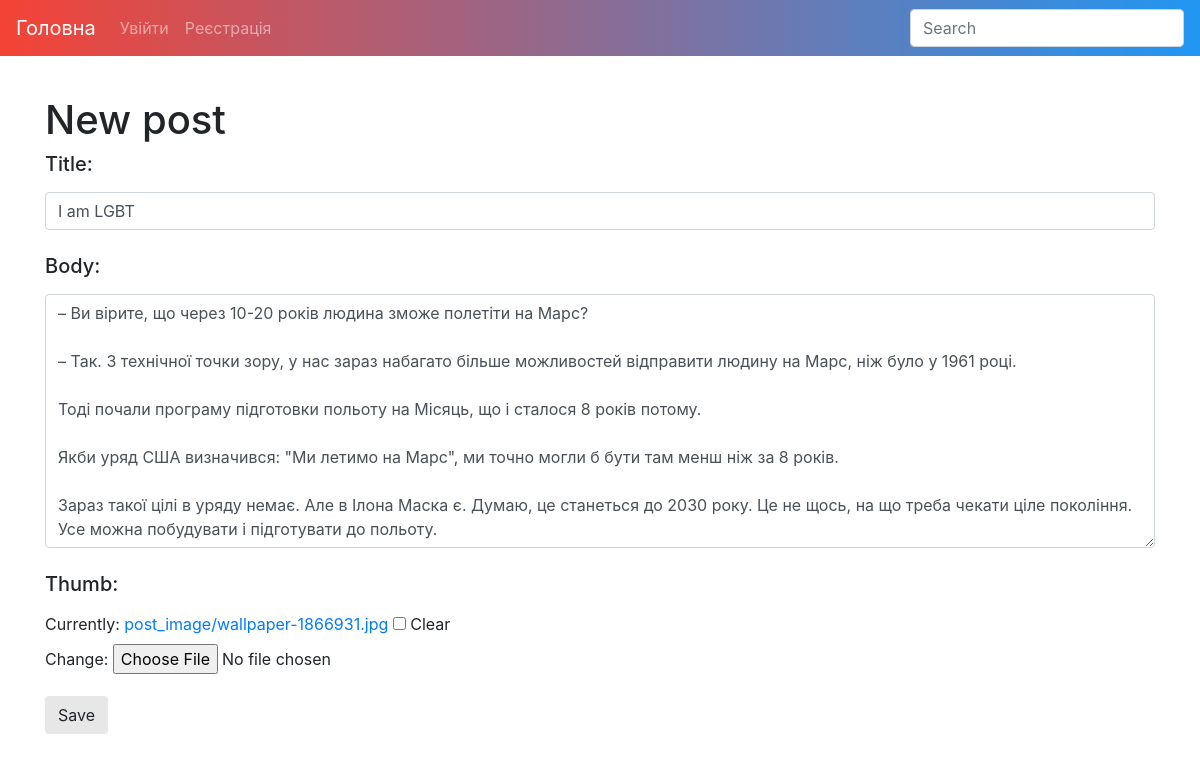
Before: /edit/post/25/ with the older database file.
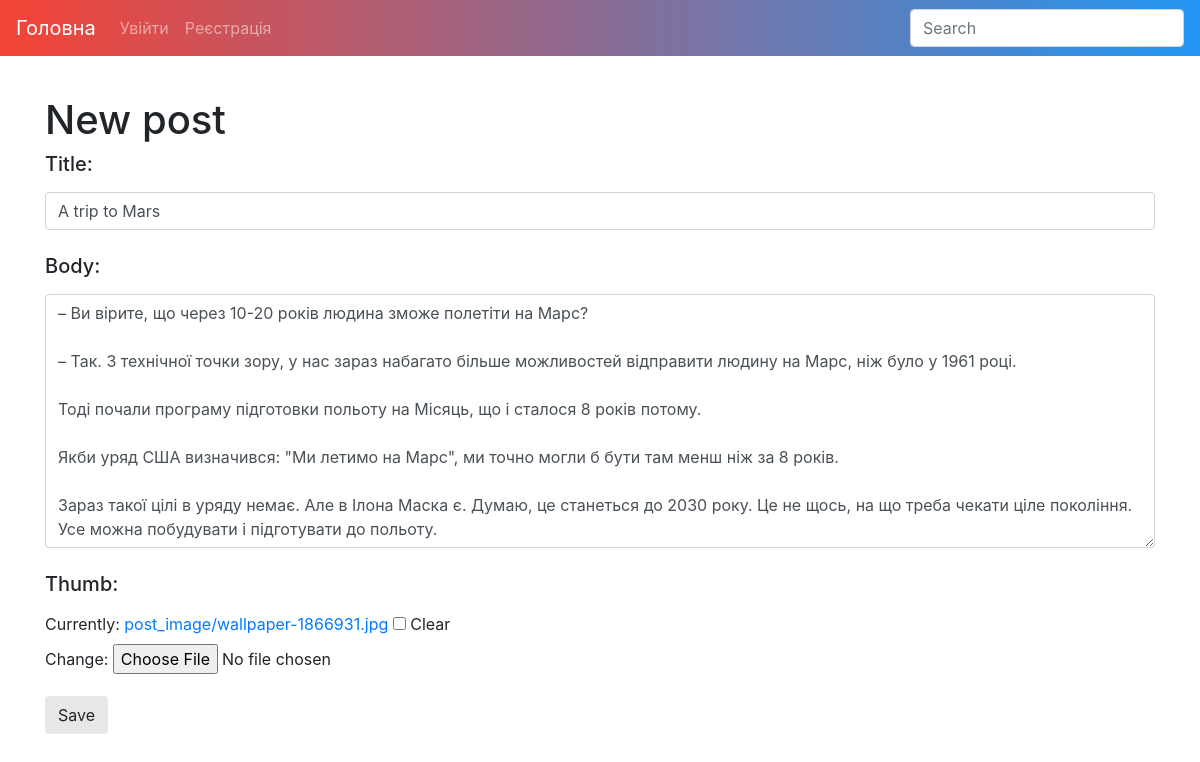
After: the same page with the newer database file.
### blog/models.py (models this page shows, shortened)
class Post(models.Model):
    STATUS_CHOISES = (
        ('Published', 'Published'),
        ('Draft', 'Draft'),
    )
    title = models.CharField(max_length=30)
    body = models.TextField()
    created = models.DateTimeField(auto_now_add=True)
    updated = models.DateTimeField(auto_now=True)
    likes= models.ManyToManyField(settings.AUTH_USER_MODEL, blank=True, related_name='post_likes')
    slug = models.SlugField(max_length=250, unique=True)
    thumb = models.ImageField(upload_to='post_image', blank=True, default='default.png')
    user = models.ForeignKey(User, on_delete=models.CASCADE, default=1)

### blog/views.py (the view)
# urls.py: url('edit/post/(?P<pk>[-\w]+)/', edit_post, name='edit_post'),
def edit_post(request, pk):
    template='post-edit.html'
    post = get_object_or_404(Post, pk=pk)
    if request.method == 'POST':
        form=PostForm(request.POST, request.FILES, instance=post)
        if form.is_valid():
            form.save()
            return redirect('blog:index')
    else:
        form=PostForm(instance=post)
    context={
        'form': form,
        'post': post,
    }
    return render(request, template, context)

### blog/forms.py
class PostForm(forms.ModelForm):
    class Meta:
        model = Post
        fields = ('title', 'body', 'thumb',)
        widgets = {
            'title': forms.TextInput(attrs={'class':'form-control'}),
            'body': forms.Textarea(attrs={'class': 'form-control'}),
        }

### templates/post-edit.html (shortened to what this page needs)
{% extends 'base.html' %}
{% block body %}
     <div id= "reg" class="container" style="margin-top: 3em;">
        <h1>New post</h1>
    <form method="POST" class="post-form" autocomplete="off" enctype="multipart/form-data">{% csrf_token %}
        {% for field in form %}
        <h5>{{ field.label_tag }}</h5>
             {{ field }}<br>
        {% endfor %}
        <button id="buttonS" type="submit" class="save btn btn-default" style = "margin-top: 2%; margin-bottom: 5%;">Save</button>
    </form>
     </div>
{% endblock %}

Changed rows visible on the page:
changed Post: title "I am LGBT" → "A trip to Mars"
